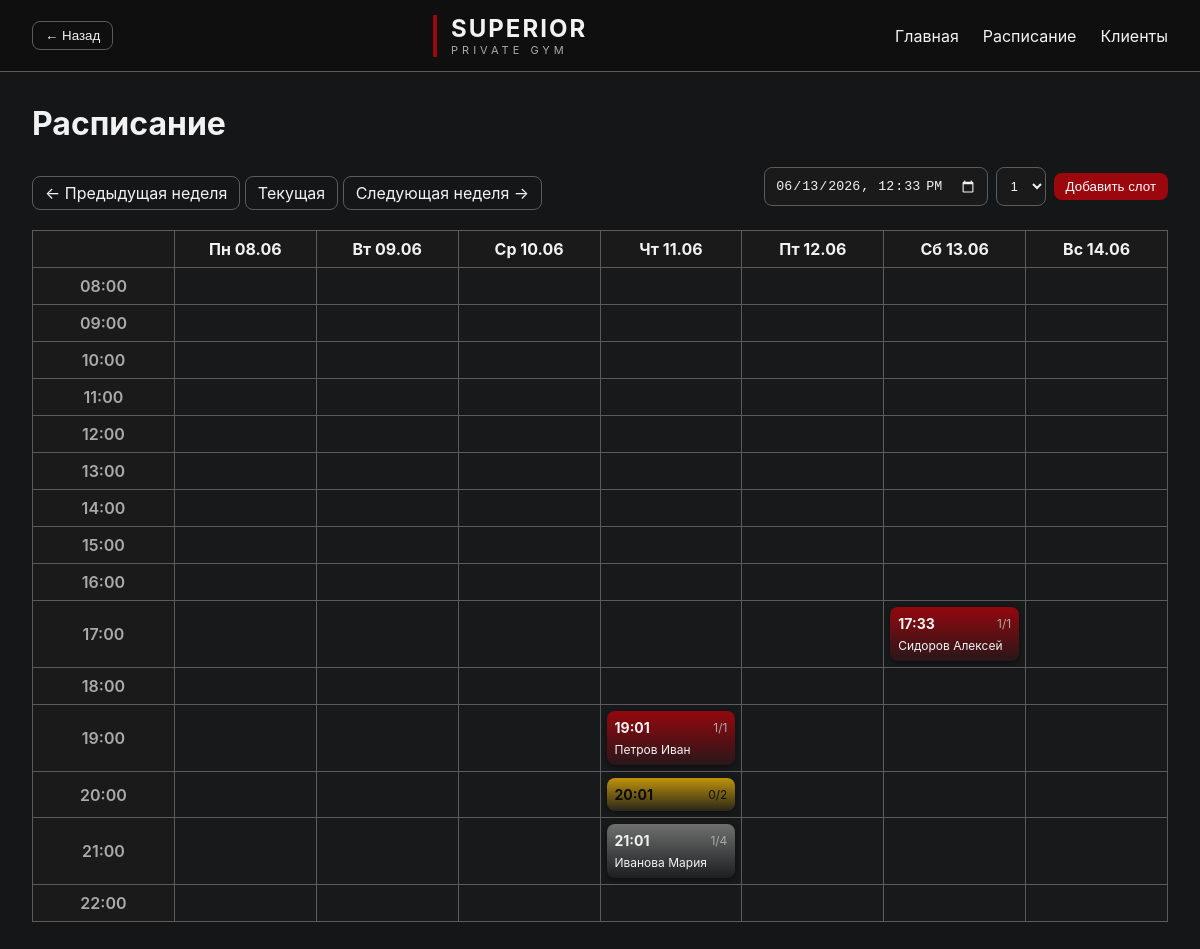
The app's page /schedule with its own data.
### app.py (models this page shows, shortened)
class Slot(Base):
    __tablename__ = "slots"
    id = Column(Integer, primary_key=True)
    start_time = Column(DateTime)
    capacity = Column(Integer, default=4)

class Client(Base):
    __tablename__ = "clients"
    id = Column(Integer, primary_key=True)
    first_name = Column(String, nullable=True)
    last_name = Column(String, nullable=True)
    patronymic = Column(String, nullable=True)
    birth_year = Column(Integer, nullable=True)
    birth_place = Column(String, nullable=True)
    phone = Column(String, nullable=True)
    name = Column(String, nullable=True)

### app.py (the view)
@app.get("/schedule")
def schedule(request: Request, db: Session = Depends(get_db), week_offset: int = 0):
    slots = db.query(Slot).order_by(Slot.start_time).all()
    now = datetime.now()
    base_week_start = (now - timedelta(days=now.weekday())).replace(hour=0, minute=0, second=0, microsecond=0)
    week_start = base_week_start + timedelta(days=7 * week_offset)
    days = [week_start + timedelta(days=i) for i in range(7)]
    hours = list(range(8, 23))
    default_time = datetime.now().strftime("%Y-%m-%dT%H:%M")
    grid = {(d_idx, h): None for d_idx in range(7) for h in hours}
    for slot in slots:
        if not slot.start_time:
            continue
        slot_dt = slot.start_time
        delta = slot_dt.date() - week_start.date()
        if delta.days < 0 or delta.days >= 7:
            continue
        day_index = delta.days
        hour = slot_dt.hour
        if hour in hours:
            bookings = db.query(Booking).filter(Booking.slot_id == slot.id).all()
            clients_in_slot = [db.get(Client, b.client_id) for b in bookings]
            grid[(day_index, hour)] = {
                'slot': slot,
                'booked': len(clients_in_slot),
                'clients': clients_in_slot,
            }
    return templates.TemplateResponse(
        request=request,
        name="schedule.html",
        context={
            "days": days,
            "hours": hours,
            "grid": grid,
            "default_time": default_time,
            "week_offset": week_offset,
        },
    )

### templates/schedule.html (shortened to what this page needs)
{% extends "base.html" %}
{% block content %}
<div class="page-title">
    <h1>Расписание</h1>
</div>
<div class="page-controls" style="margin-bottom:12px; display:flex; gap:12px; align-items:center;">
    <div class="week-nav">
        <a class="btn btn--ghost" href="/schedule?week_offset={{ week_offset - 1 }}">← Предыдущая неделя</a>
        <a class="btn btn--ghost" href="/schedule?week_offset=0">Текущая</a>
        <a class="btn btn--ghost" href="/schedule?week_offset={{ week_offset + 1 }}">Следующая неделя →</a>
    </div>
    <form method="post" action="/slots/add" class="form-row" style="flex-direction:row;gap:8px;align-items:center;margin-left:auto;">
        <input class="field" type="datetime-local" name="start_time" value="{{ default_time }}" required />
        <select name="capacity" class="field">
            <option value="1">1</option>
        </select>
        <button class="btn">Добавить слот</button>
    </form>
</div>
<div class="calendar">
    <table class="calendar-table">
        <thead>
            <tr>
                <th></th>
                {% set ru_days = ['Пн','Вт','Ср','Чт','Пт','Сб','Вс'] %}
                {% for day in days %}
                <th>{{ ru_days[loop.index0] }} {{ day.strftime('%d.%m') }}</th>
                {% endfor %}
            </tr>
        </thead>
        <tbody>
            {% for hour in hours %}
            <tr>
                <td class="calendar-time">{{ '%02d:00' % hour }}</td>
                {% for d_idx in range(0,7) %}
                <td class="calendar-cell">
                    {% set cell = grid.get((d_idx, hour)) %}
                    {% if cell %}
                    {%- set color_class = '' -%}
                    {%- if cell.slot.capacity == 1 -%}
                        {%- set color_class = 'slot--red' -%}
                    {%- elif cell.slot.capacity == 2 -%}
                        {%- set color_class = 'slot--yellow' -%}
                    {%- else -%}
                        {%- if cell.booked >= cell.slot.capacity -%}
                            {%- set color_class = 'slot--green' -%}
                        {%- else -%}
                            {%- set color_class = 'slot--gray' -%}
                        {%- endif -%}
                    {%- endif -%}
                    <a class="panel {{ color_class }}" href="/slot/{{ cell.slot.id }}?week_offset={{ week_offset }}">
                        <div class="slot-meta">
                            <div class="card-time">{{ cell.slot.start_time.strftime('%H:%M') }}</div>
                            <div class="card-capacity">{{ cell.booked }}/{{ cell.slot.capacity }}</div>
                        </div>
                        {% if cell.clients %}
                        <ul class="cell-clients">
                            {% for c in cell.clients %}
                            <li>{{ c.fio() }}</li>
                            {% endfor %}
                        </ul>
                        {% endif %}
                    </a>
                    {% endif %}
                </td>
                {% endfor %}
            </tr>
            {% endfor %}
        </tbody>
    </table>
</div>
{% endblock %}

### templates/base.html (shortened to what this page needs)
<!DOCTYPE html>
<html lang="ru">
<head>
    <link rel="stylesheet"
          href="/static/style.css">
</head>
<body>
<header class="header">
    <div class="left-controls">
        <button class="btn btn--ghost" onclick="history.back()">← Назад</button>
    </div>
    <div class="logo">
        <span class="logo-red"></span>
        <div>
            <div class="brand">
                SUPERIOR
            </div>
            <div class="subtitle">
                PRIVATE GYM
            </div>
        </div>
    </div>
    <nav>
        <a href="/">
            Главная
        </a>
        <a href="/schedule">
            Расписание
        </a>
        <a href="/clients">
            Клиенты
        </a>
    </nav>
</header>
<main class="container">
    {% block content %}
    {% endblock %}
</main>
</body>
</html>

### static/style.css (style rules this page uses)
:root { --bg: #151618; --surface: #1a1a1a; --surface-hover: #252525; --text: #f2f2f2; --muted: #aaaaaa; --accent: #9A070D; --border: #5B5B5B; --radius: 8px; --radius-lg: 12px; --pad: 10px; --pad-lg: 20px; --btn-pad: 6px 12px; --row-height: 41px; --wrapper-rows: 10; }
.panel { background: var(--surface); border-radius: var(--radius-lg); padding: var(--pad-lg); color: var(--text); }
.btn { display: inline-block; padding: var(--btn-pad); border-radius: var(--radius); background: var(--accent); color: white; border: none; cursor: pointer; text-decoration: none; text-align: center; }
.btn--ghost { background: transparent; border: 1px solid var(--border); color: var(--text); }
.form-row { display: flex; flex-direction: column; gap: 6px; margin-bottom: 12px; }
.field { padding: var(--pad); border-radius: var(--radius); border: 1px solid var(--border); background: var(--surface); color: var(--text); }
* { margin: 0; padding: 0; box-sizing: border-box; }
body { background: var(--bg); color: var(--text); font-family: Inter, Arial, sans-serif; min-height: 100vh; }
.header { height: 72px; border-bottom: 1px solid var(--border); display: flex; justify-content: space-between; align-items: center; padding: 0 32px; background: #0f0f0f; }
.logo { display: flex; align-items: center; gap: 14px; }
.logo-red { width: 4px; height: 42px; background: var(--accent); display: block; }
.brand { font-size: 24px; font-weight: 700; letter-spacing: 2px; }
.subtitle { font-size: 11px; letter-spacing: 4px; color: var(--muted); }
nav { display: flex; gap: 24px; }
nav a { text-decoration: none; color: var(--text); transition: .2s; }
.container { max-width: 1400px; margin: 0 auto; padding: 32px; }
.card, .stat-card, .panel { background: var(--surface); border-radius: var(--radius-lg); padding: var(--pad-lg); color: var(--text); }
.card-time { font-size: 18px; font-weight: 600; margin-bottom: 10px; }
.card-capacity { color: var(--muted); }
form { display: flex; gap: 12px; align-items: center; }
select, input, textarea { background: var(--surface); color: var(--text); border: 1px solid var(--border); padding: var(--pad); border-radius: var(--radius); }
input[type="datetime-local"], input[type="date"] { color: var(--text); -webkit-text-fill-color: var(--text); }
button { background: var(--accent); color: white; border: none; border-radius: var(--radius); padding: var(--btn-pad); cursor: pointer; }
.page-title { margin-bottom: 24px; display: flex; justify-content: space-between; align-items: center; }
.cell-clients { list-style: none; margin: 6px 0 0 0; padding: 0; }
.cell-clients li { font-size: 12px; color: var(--text); }
.left-controls { display: flex; align-items: center; margin-right: 12px; }
.calendar { overflow-x: auto; margin-top: 12px; }
.calendar-table { width: 100%; border-collapse: collapse; table-layout: fixed; }
.calendar-table th, .calendar-table td { border: 1px solid var(--border); }
.calendar-table thead th { background: var(--surface); padding: 8px; text-align: center; }
.calendar-time { width: 72px; background: var(--surface); color: var(--muted); text-align: center; font-weight: 600; padding: 8px; }
.calendar-cell { min-height: 64px; vertical-align: top; padding: 6px; background: rgba(255,255,255,0.01); }
.calendar-cell .card, .calendar-cell .panel { display: block; text-decoration: none; height: 100%; padding: 8px; border-left: 0; border-radius: var(--radius); background: linear-gradient(180deg, rgba(211, 47, 47, 0.678), rgba(211,47,47,0.08)); color: var(--text); box-shadow: 0 2px 6px rgba(0,0,0,0.4); overflow: hidden; text-overflow: ellipsis; }
.calendar-cell .card-time { font-size: 14px; font-weight: 700; }
.calendar-cell .card-capacity { font-size: 12px; color: var(--muted); }
.calendar-cell .panel.slot--red { background: linear-gradient(180deg, rgba(154,7,13,0.95), rgba(154,7,13,0.12)); }
.calendar-cell .panel.slot--yellow { background: linear-gradient(180deg, rgba(194,150,10,0.98), rgba(194,150,10,0.10)); color: #0b0b0b; }
.calendar-cell .panel.slot--yellow .card-capacity { color: #111; }
.calendar-cell .panel.slot--gray { background: linear-gradient(180deg, rgba(120,120,120,0.9), rgba(120,120,120,0.06)); }
.calendar-cell .slot-meta { display: flex; justify-content: space-between; align-items: center; gap: 8px; }
.calendar-cell .card-time { margin-bottom: 0; }

### records on screen
Slot: slot.start_time "17:33", slot.capacity "1"
Client: fio "Сидоров Алексей"
Slot: slot.start_time "19:01", slot.capacity "1"
Client: fio "Петров Иван"
Slot: slot.start_time "20:01", slot.capacity "2"
Slot: slot.start_time "21:01", slot.capacity "4"
Client: fio "Иванова Мария"

### other values on screen
{{ ru_days[loop.index0] }} "Пн" "Вт" "Ср" "Чт" "Пт" "Сб" "Вс"
{{ day.strftime('%d.%m') }} "08.06" "09.06" "10.06" "11.06" "12.06" "13.06" "14.06"
{{ '%02d:00' % hour }} "08:00" "09:00" "10:00" "11:00" "12:00" "13:00" "14:00" "15:00" "16:00" "17:00" "18:00" "19:00" "20:00" "21:00" "22:00"
{{ cell.booked }} "1" "1" "0" "1"
